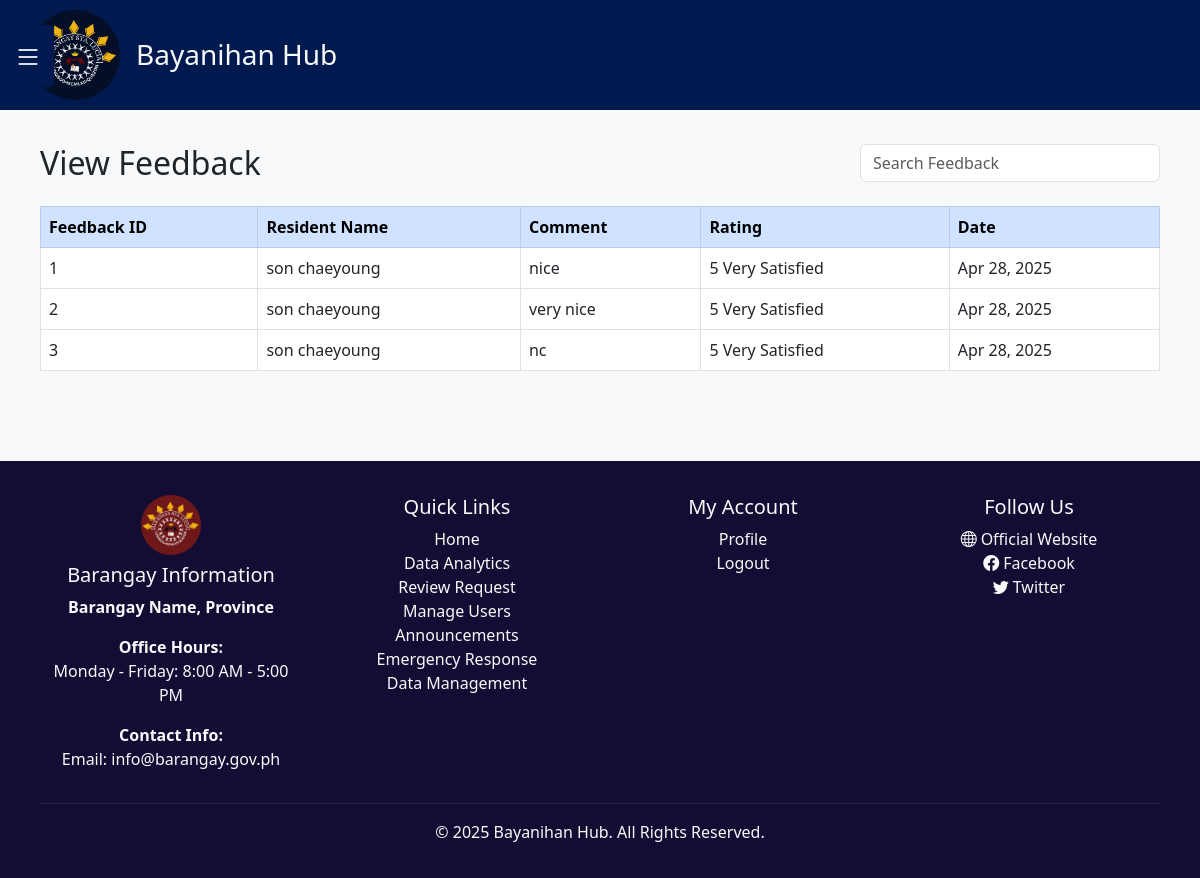
The page /frontEnd/frontEnd/frontEnd/baranggay/viewFeedback.php on the database its author committed.
### tables this page shows
CREATE TABLE `feedback` (
  `feedback_id` int NOT NULL AUTO_INCREMENT,
  `first_name` varchar(50) NOT NULL,
  `middle_name` varchar(50) DEFAULT NULL,
  `last_name` varchar(50) NOT NULL,
  `name_extension` varchar(10) DEFAULT NULL,
  `feedback_date` date NOT NULL,
  `phone_number` varchar(15) NOT NULL,
  `email` varchar(100) NOT NULL,
  `citizenship` varchar(50) NOT NULL,
  `rating` enum('5 Very Satisfied','4 Satisfied','3 Neutral','2 Dissatisfied','1 Very Dissatisfied') NOT NULL,
  `comment` text NOT NULL,
  `created_at` timestamp NULL DEFAULT CURRENT_TIMESTAMP,
  `status` enum('Pending','Reviewed') NOT NULL DEFAULT 'Pending',
  `user_id` int NOT NULL,
  PRIMARY KEY (`feedback_id`),
  CONSTRAINT `feedback_chk_1` CHECK ((`rating` between 1 and 5))
);

### frontEnd/frontEnd/frontEnd/baranggay/viewFeedback.php (the view, shortened to what this page needs)
<?php
include '../../db_connection.php';
$search = $_GET['search'] ?? '';
$feedbacks = [];
$sql = "SELECT feedback_id, CONCAT(first_name, ' ', last_name) AS resident_name, comment, rating, feedback_date
        FROM feedback
        WHERE CONCAT(first_name, ' ', last_name) LIKE ?
           OR comment LIKE ?
           OR rating LIKE ?
        ORDER BY feedback_date DESC";
$stmt = $con->prepare($sql);
$search_param = '%' . $search . '%';
$stmt->bind_param("sss", $search_param, $search_param, $search_param);
$stmt->execute();
$result = $stmt->get_result();
while ($row = $result->fetch_assoc()) {
    $feedbacks[] = $row;
}
?>
<!DOCTYPE html>
<html lang="en">
<head>
    <link href="https://cdn.jsdelivr.net/npm/bootstrap@5.3.0/dist/css/bootstrap.min.css" rel="stylesheet" />
    <link rel="stylesheet" href="https://cdn.jsdelivr.net/npm/bootstrap-icons/font/bootstrap-icons.css" />
    <link rel="stylesheet" href="../public/css/home.css" />
</head>
<body>
    <button class="toggle-btn" id="toggleBtn" onclick="toggleSidebar()">
        <i class="bi bi-list"></i>
    </button>
    <div class="text-light" style="background-color: #001a4f">
        <div class="container brand-header">
            <img src="../media/logo2.png" alt="Bayanihan Hub Logo" width="90px" height="90px" style="border-radius: 50%" />
            <h3 class="mx-3 mt-2">Bayanihan Hub</h3>
        </div>
    </div>
    <div class="mt-2 p-3">
        <div class="container">
            <div class="d-flex justify-content-between mb-3">
                <h2>View Feedback</h2>
                <form method="GET" action="viewFeedback.php" style="width: 300px">
                    <input
                        class="form-control"
                        type="search"
                        name="search"
                        placeholder="Search Feedback"
                        aria-label="Search"
                        value="<?= htmlspecialchars($search) ?>"
                    />
                </form>
            </div>
            <div class="table-responsive">
                <table class="table table-bordered">
                    <thead class="table-primary">
                        <tr>
                            <th>Feedback ID</th>
                            <th>Resident Name</th>
                            <th>Comment</th>
                            <th>Rating</th>
                            <th>Date</th>
                        </tr>
                    </thead>
                    <tbody>
                        <?php if (count($feedbacks) > 0): ?>
                            <?php foreach ($feedbacks as $feedback): ?>
                                <tr>
                                    <td><?= htmlspecialchars($feedback['feedback_id']) ?></td>
                                    <td><?= htmlspecialchars($feedback['resident_name']) ?></td>
                                    <td><?= htmlspecialchars($feedback['comment']) ?></td>
                                    <td><?= htmlspecialchars($feedback['rating']) ?></td>
                                    <td><?= htmlspecialchars(date("M d, Y", strtotime($feedback['feedback_date']))) ?></td>
                                </tr>
                            <?php endforeach; ?>
                        <?php else: ?>
                            <tr>
                                <td colspan="5" class="text-center">No feedback available.</td>
                            </tr>
                        <?php endif; ?>
                    </tbody>
                </table>
            </div>
        </div>
    </div>
    <footer class=" text-light py-4 mt-5">
  <div class="container">
    <div class="row">
      <div class="col-md-3">
        <img src="../media/logo.png" alt="Logo" width="60" height="60" class="mb-2 rounded-circle">
        <h5>Barangay Information</h5>
        <p><strong>Barangay Name, Province</strong></p>
        <p><strong>Office Hours:</strong><br>Monday - Friday: 8:00 AM - 5:00 PM</p>
        <p><strong>Contact Info:</strong><br>Email: info@barangay.gov.ph</p>
      </div>
      <div class="col-md-3">
        <h5>Quick Links</h5>
        <ul class="list-unstyled">
          <li><a href="admin_dashboard.php" class="text-light text-decoration-none">Home</a></li>
          <li><a href="data-analytics.php" class="text-light text-decoration-none">Data Analytics</a></li>
          <li><a href="reviewRequest.php" class="text-light text-decoration-none">Review Request</a></li>
          <li><a href="manageUsers.php" class="text-light text-decoration-none">Manage Users</a></li>
          <li><a href="announceManage.php" class="text-light text-decoration-none">Announcements</a></li>
          <li><a href="emergencyResponse.php" class="text-light text-decoration-none">Emergency Response</a></li>
          <li><a href="dbManage.php" class="text-light text-decoration-none">Data Management</a></li>
        </ul>
      </div>
      <div class="col-md-3">
        <h5>My Account</h5>
        <ul class="list-unstyled">
          <li><a href="accountInfo.php" class="text-light text-decoration-none">Profile</a></li>
          <li><a href="../login/signin.php" class="text-light text-decoration-none">Logout</a></li>
        </ul>
      </div>
      <div class="col-md-3">
        <h5>Follow Us</h5>
        <ul class="list-unstyled">
          <li><a href="#" class="text-light text-decoration-none"><i class="bi bi-globe me-1"></i>Official Website</a></li>
          <li><a href="#" class="text-light text-decoration-none"><i class="bi bi-facebook me-1"></i>Facebook</a></li>
          <li><a href="#" class="text-light text-decoration-none"><i class="bi bi-twitter me-1"></i>Twitter</a></li>
        </ul>
      </div>
    </div>
    <hr class="border-secondary my-3" />
    <p class="text-center mb-0">&copy; <?php echo date("Y"); ?> Bayanihan Hub. All Rights Reserved.</p>
  </div>
</footer>
</body>
</html>

### frontEnd/frontEnd/frontEnd/public/css/home.css (style rules this page uses)
body { background-color: #f8f9fa; }
.container { padding: 10px; border-radius: 10px; }
footer { background: #130d33; color: white; padding: 20px 0; text-align: center; }
.toggle-btn { position: fixed; top: 25px; left: 2px; background: #001a4f; color: white; border: none; padding: 10px 12px; font-size: 28px; cursor: pointer; z-index: 1000; transition: transform 0.3s ease-in-out; border-radius: 5px; }
.brand-header { display: flex; align-items: center; justify-content: start; padding: 10px 0; }

### rows shown on the page
feedback: feedback_id "1", resident_name "son chaeyoung", comment "nice", rating "5 Very Satisfied", feedback_date "Apr 28, 2025"
feedback: feedback_id "2", resident_name "son chaeyoung", comment "very nice", rating "5 Very Satisfied", feedback_date "Apr 28, 2025"
feedback: feedback_id "3", resident_name "son chaeyoung", comment "nc", rating "5 Very Satisfied", feedback_date "Apr 28, 2025"
